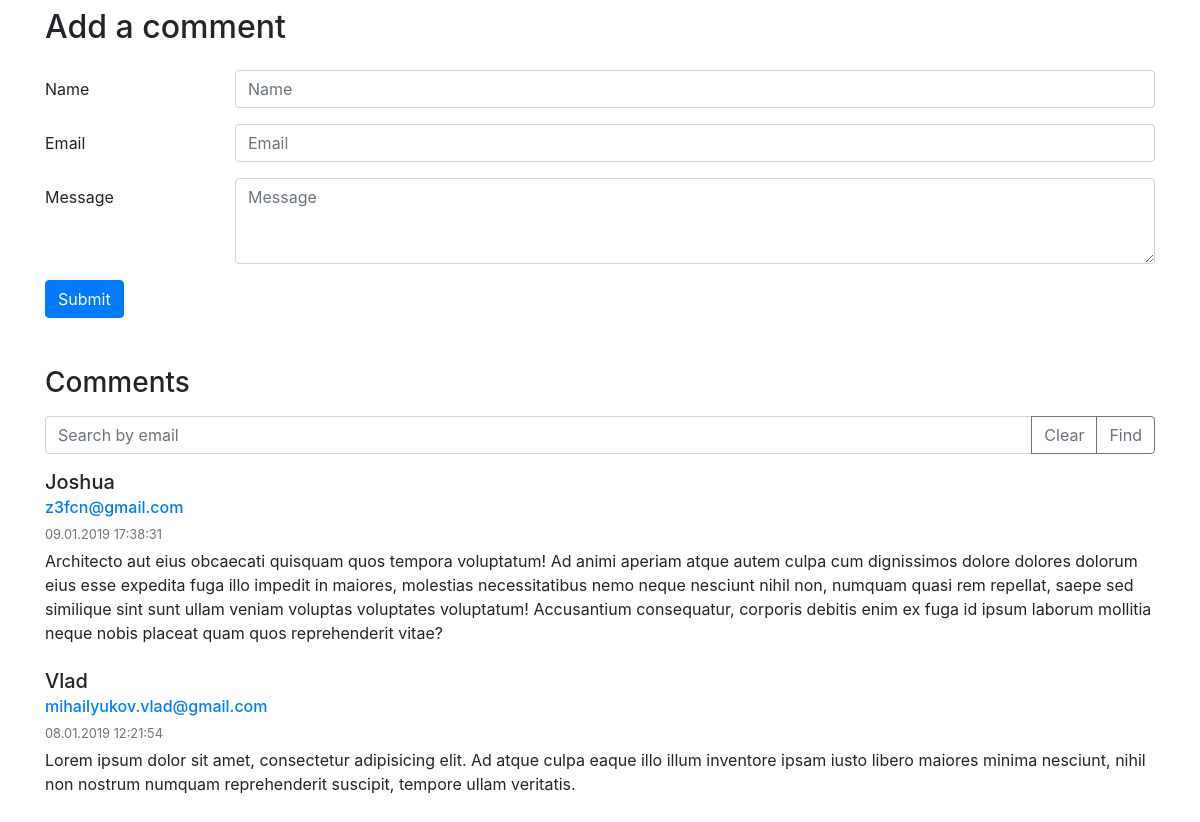
The page / on the database its author committed.
### tables this page shows
CREATE TABLE `comments` (
  `id` int(11) NOT NULL AUTO_INCREMENT,
  `name` varchar(255) NOT NULL,
  `email` varchar(255) NOT NULL,
  `message` text NOT NULL,
  `created_at` datetime NOT NULL ON UPDATE CURRENT_TIMESTAMP,
  PRIMARY KEY (`id`)
);

### inc/comment.php (called while the page is built, shortened)
<?php
require_once 'pdo.php';
function getAllComments() {
    global $pdo;
    return $pdo->query('SELECT * FROM comments ORDER BY `created_at` DESC')->fetchAll();
}

### index.php (the view, shortened to what this page needs)
<?php
    require_once 'inc/comment.php';
    $comments = getAllComments();
?>
<!doctype html>
<html lang="en">
<head>
    <link rel="stylesheet" href="assets/css/bootstrap.min.css">
    <link rel="stylesheet" href="assets/css/main.css">
</head>
<body>
<div class="container">
    <div class="row">
        <div class="col-12">
            <h2 class="mt-2 mb-4">Add a comment</h2>
            <form action="/" method="post" id="form-add-comment">
                <div class="form-group row">
                    <label for="name" class="col-sm-2 col-form-label">Name</label>
                    <div class="col-sm-10">
                        <input type="text" class="form-control" id="name" name="name" placeholder="Name">
                    </div>
                </div>
                <div class="form-group row">
                    <label for="email" class="col-sm-2 col-form-label">Email</label>
                    <div class="col-sm-10">
                        <input type="text" class="form-control" id="email" name="email" placeholder="Email">
                    </div>
                </div>
                <div class="form-group row">
                    <label for="message" class="col-sm-2 col-form-label">Message</label>
                    <div class="col-sm-10">
                        <textarea class="form-control" id="message" rows="3" name="message" placeholder="Message"></textarea>
                    </div>
                </div>
                <button type="submit" class="btn btn-primary">Submit</button>
            </form>
            <?php if(!empty($comments) && is_array($comments)) : ?>
                <h3 class="mt-5 mb-3">Comments</h3>
                <form action="/" method="get" id="form-search-comment">
                    <div class="input-group mb-3">
                        <input type="text" class="form-control" name="s" placeholder="Search by email" aria-label="Search by email" aria-describedby="button-addon2">
                        <div class="input-group-append">
                            <button class="btn btn-outline-secondary" type="reset">Clear</button>
                            <button class="btn btn-outline-secondary" type="submit" id="button-addon2">Find</button>
                        </div>
                    </div>
                </form>
                <ul class="list-unstyled comments-holder">
                    <?php foreach($comments as $comment) : ?>
                        <li class="media" data-comment-id="<?php echo $comment->id ?>">
                            <div class="media-body mb-4">
                                <h5 class="mt-0 mb-1"><?php echo $comment->name ?></h5>
                                <h6 class="mt-0 mb-1"><a href="mailto:<?php echo $comment->email ?>"><?php echo $comment->email ?></a></h6>
                                <p class="mt-0 mb-1"><small class="text-muted"><?php echo date("d.m.Y H:i:s", strtotime($comment->created_at)) ?></small></p>
                                <?php echo $comment->message ?>
                            </div>
                        </li>
                    <?php endforeach; ?>
                </ul>
            <?php endif; ?>
        </div>
    </div>
</div>
</body>
</html>

### rows shown on the page
comments: name "Joshua", email "z3fcn@gmail.com", created_at "09.01.2019 17:38:31", message "Architecto aut eius obcaecati quisquam quos tempora voluptatum! Ad animi aperiam atque autem culpa cum dignissimos dolore dolores dolorum eius esse expedita fuga illo impedit in maiores, molestias necessitatibus nemo neque nesciunt nihil non, numquam quasi rem repellat, saepe sed similique sint sunt ullam veniam voluptas voluptates voluptatum! Accusantium consequatur, corporis debitis enim ex fuga id ipsum laborum mollitia neque nobis placeat quam quos reprehenderit vitae?"
comments: name "Vlad", email "mihailyukov.vlad@gmail.com", created_at "08.01.2019 12:21:54", message "Lorem ipsum dolor sit amet, consectetur adipisicing elit. Ad atque culpa eaque illo illum inventore ipsam iusto libero maiores minima nesciunt, nihil non nostrum numquam reprehenderit suscipit, tempore ullam veritatis."
